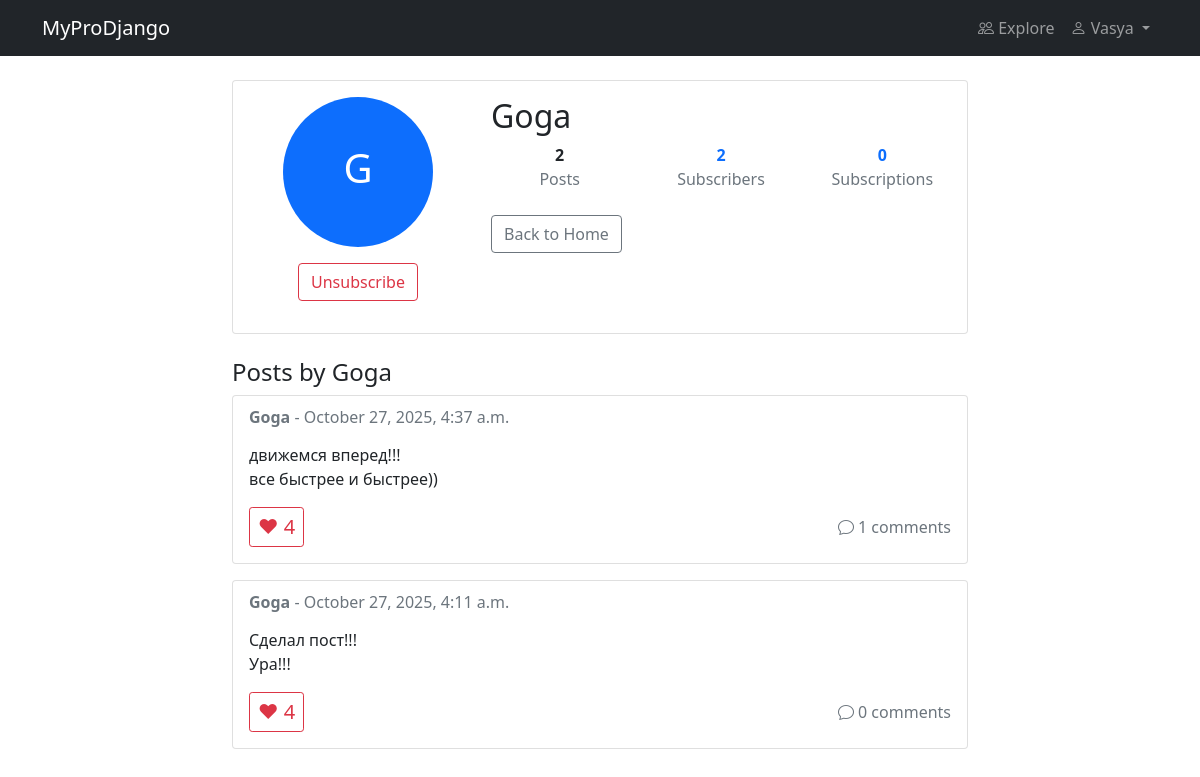
The page /user/2/ (signed in) on the database its author committed.
### core/models.py (models this page shows, shortened)
class Post(models.Model):
    author = models.ForeignKey(User, on_delete=models.CASCADE)
    text = models.TextField(max_length=1000)
    image = models.ImageField(upload_to='posts/', blank=True, null=True)
    created_at = models.DateTimeField(auto_now_add=True)
    updated_at = models.DateTimeField(auto_now=True)
    class Meta:
        ordering = ['-created_at']

### core/views.py (the view)
# urls.py: path('user/<int:user_id>/', views.user_profile, name='user-profile'),
@login_required
def user_profile(request, user_id):
    user = get_object_or_404(User, id=user_id)
    posts = Post.objects.filter(author=user).order_by('-created_at')
    is_subscribed = Subscription.objects.filter(subscriber=request.user, target=user).exists()
    context = {
        'profile_user': user,
        'posts': posts,
        'is_subscribed': is_subscribed,
        'posts_count': posts.count(),
        'subscribers_count': Subscription.objects.filter(target=user).count(),
        'subscriptions_count': Subscription.objects.filter(subscriber=user).count(),
    }
    return render(request, 'core/user_profile.html', context)

### core/templates/core/user_profile.html (shortened to what this page needs)
{% extends 'base.html' %}
{% block content %}
<div class="row">
    <div class="col-md-8 mx-auto">
        <div class="card">
            <div class="card-body">
                <div class="row">
                    <div class="col-md-4 text-center">
                        <div class="mb-3">
                            <div class="bg-primary rounded-circle d-inline-flex align-items-center justify-content-center"
                                 style="width: 150px; height: 150px;">
                                <span class="h1 text-white">{{ profile_user.username|first|upper }}</span>
                            </div>
                        </div>
                        {% if user != profile_user %}
                        <div class="mb-3">
                            {% if is_subscribed %}
                                <form method="post" action="{% url 'unsubscribe' profile_user.id %}" class="d-inline">
                                    <button type="submit" class="btn btn-outline-danger">Unsubscribe</button>
                                </form>
                            {% else %}
                                <form method="post" action="{% url 'subscribe' profile_user.id %}" class="d-inline">
                                    {% csrf_token %}
                                    <button type="submit" class="btn btn-primary">Subscribe</button>
                                </form>
                            {% endif %}
                        </div>
                        {% endif %}
                    </div>
                    <div class="col-md-8">
                        <h2 class="card-title">{{ profile_user.username }}</h2>
                        <div class="row text-center mb-4">
                            <div class="col-4">
                                <strong>{{ posts_count }}</strong>
                                <div class="text-muted">Posts</div>
                            </div>
                            <div class="col-4">
                                <a href="{% url 'subscribers-list' %}" class="text-decoration-none">
                                    <strong>{{ subscribers_count }}</strong>
                                    <div class="text-muted">Subscribers</div>
                                </a>
                            </div>
                            <div class="col-4">
                                <a href="{% url 'subscriptions-list' %}" class="text-decoration-none">
                                    <strong>{{ subscriptions_count }}</strong>
                                    <div class="text-muted">Subscriptions</div>
                                </a>
                            </div>
                        </div>
                        <div class="mt-4">
                            <a href="{% url 'home' %}" class="btn btn-outline-secondary">Back to Home</a>
                        </div>
                    </div>
                </div>
            </div>
        </div>
        <h4 class="mt-4">Posts by {{ profile_user.username }}</h4>
        {% for post in posts %}
        <div class="card mb-3">
            <div class="card-body">
                <h6 class="card-subtitle mb-2 text-muted">
                    <strong>{{ post.author.username }}</strong> -
                    <span title="{{ post.created_at|date:'F j, Y, g:i a' }}">
                        {{ post.created_at|date:"F j, Y, g:i a" }}
                    </span>
                </h6>
                <p class="card-text">{{ post.text|linebreaks }}</p>
                <div class="d-flex justify-content-between align-items-center mt-2">
                    <div>
                        {% if user.is_authenticated %}
                            <button class="btn btn-outline-danger btn-sm like-btn"
                                    data-post-id="{{ post.id }}"
                                    id="like-btn-{{ post.id }}"
                                    style="font-size: 20px;">
                                ♥ <span id="likes-count-{{ post.id }}">{{ post.likes.count }}</span>
                            </button>
                        {% else %}
                            <span style="color: #6c757d;">
                                ♥ {{ post.likes.count }} likes
                            </span>
                        {% endif %}
                    </div>
                    <div>
                        <span class="text-muted">
                            <i class="bi bi-chat"></i> {{ post.comments.count }} comments
                        </span>
                    </div>
                </div>
            </div>
        </div>
        {% empty %}
        <div class="card">
            <div class="card-body text-center">
                <p class="text-muted">No posts yet.</p>
            </div>
        </div>
        {% endfor %}
    </div>
</div>
{% endblock %}

### templates/base.html (shortened to what this page needs)
<!DOCTYPE html>
<html lang="en">
<head>
    <link href="https://cdn.jsdelivr.net/npm/bootstrap@5.1.3/dist/css/bootstrap.min.css" rel="stylesheet">
    <link rel="stylesheet" href="https://cdn.jsdelivr.net/npm/bootstrap-icons@1.11.0/font/bootstrap-icons.css">
</head>
<body>
    <nav class="navbar navbar-expand-lg navbar-dark bg-dark">
        <div class="container">
            <a class="navbar-brand" href="{% url 'home' %}">MyProDjango</a>
            <div class="collapse navbar-collapse" id="navbarNav">
                <ul class="navbar-nav ms-auto">
                    {% if user.is_authenticated %}
                        <li class="nav-item">
                            <a class="nav-link" href="{% url 'explore-users' %}">
                                <i class="bi bi-people"></i> Explore
                            </a>
                        </li>
                        <li class="nav-item dropdown">
                            <a class="nav-link dropdown-toggle" href="#" role="button" data-bs-toggle="dropdown">
                                <i class="bi bi-person"></i> {{ user.username }}
                            </a>
                        </li>
                    {% endif %}
                </ul>
            </div>
        </div>
    </nav>
    <div class="container mt-4">
        {% block content %}{% endblock %}
    </div>
</body>
</html>

### rows shown on the page
Post: author.username "Goga", created_at "October 27, 2025, 4:37 a.m.", text "движемся вперед!!! все быстрее и быстрее))", likes.count "4", comments.count "1"
Post: author.username "Goga", created_at "October 27, 2025, 4:11 a.m.", text "Сделал пост!!! Ура!!!", likes.count "4", comments.count "0"

### other values the page prints
{{ user.username }} "Vasya"
{{ profile_user.username|first|upper }} "G"
{{ profile_user.username }} "Goga"
{{ posts_count }} "2"
{{ subscribers_count }} "2"
{{ subscriptions_count }} "0"
